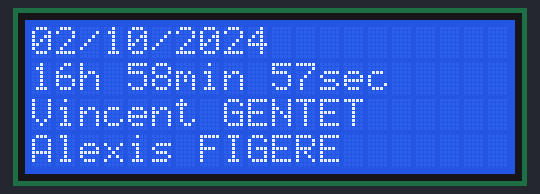
Recording of a sketch running on a simulated Arduino Uno, built with avr-gcc and run on an emulated ATmega328P. Shown: 20×4 character LCD.

Above: at 0.2 s.
At 5.2 s:
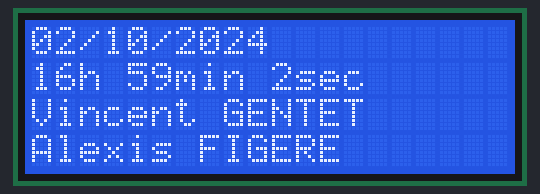
At 9.3 s:
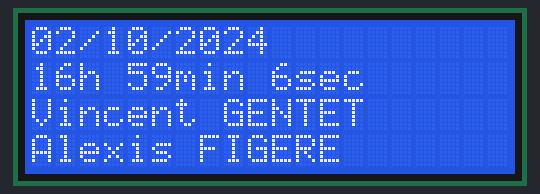
At 19.5 s:
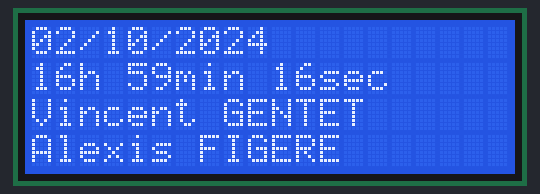
At 27.6 s:
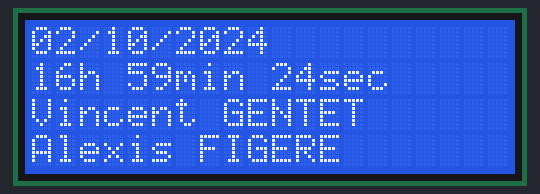
At 38.8 s:
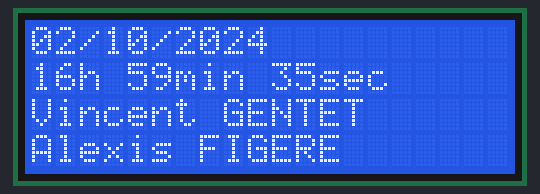

The sketch:

Exercice_3.ino
```cpp
#include <LiquidCrystal_I2C.h>

//déclaration des variables
int seconds = 0;
int minutes = 0;
int heures = 0;

//déclaration de l'écran
LiquidCrystal_I2C lcd(0x27,20,4);

void setup()
{
  lcd.begin(20,4);
  lcd.backlight(); // active le rétroéclairage
  lcd.print("02/10/2024"); // affiche la date sur la première ligne
  lcd.setCursor(0, 2); //positionne le curseur au début de la troisième ligne
  lcd.print("Vincent GENTET"); // affiche le prénom et le nom sur l'écran
  lcd.setCursor(0, 3); //positionne le curseur au début de la quatrième ligne
  lcd.print("Alexis FIGERE"); // affiche le prénom et le nom sur l'écran

  heures = 16;
  minutes = 58;
  seconds = 57;
}

void loop()
{
  lcd.setCursor(0, 1); //positionne le curseur au début de la deuxième ligne
  lcd.print(heures);
  lcd.print("h ");
  lcd.print(minutes);
  lcd.print("min ");
  lcd.print(seconds);
  lcd.print("sec  ");
  delay(1000); // Wait for 1000 millisecond(s)
  seconds += 1;
  if (60 <= seconds) { // ajout d'une minute si les secondes sont supérieures à 59
    seconds = 0;
    minutes += 1;
    if (60 <= minutes) { // ajout d'une heure si les minutes sont supérieures à 59
      minutes = 0;
      heures += 1;
    }
  }
}
```

Measured:
- what the display in image 2 shows lasts 1.0 s, from 9.3 s to 10.3 s
